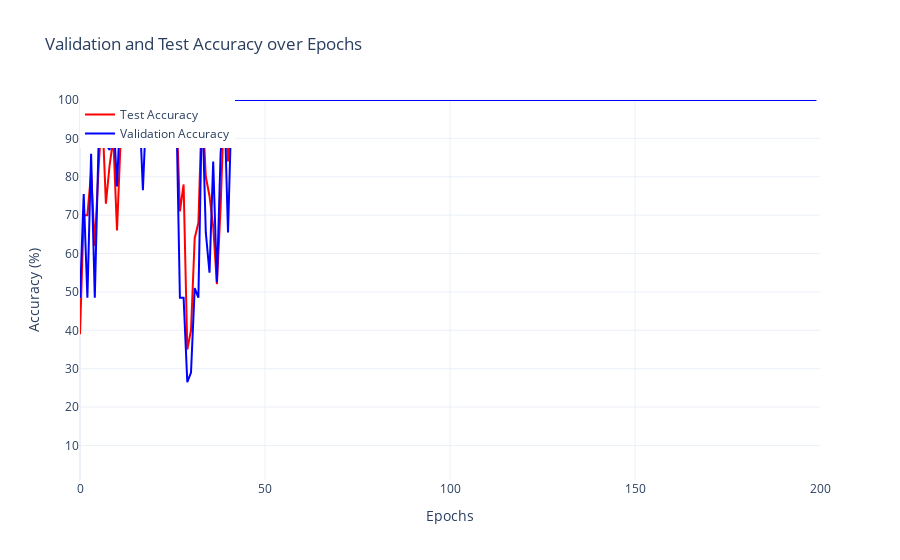

The cell this chart's notebook holds for it:
### Code cell
# Function to plot accuracies using Matplotlib
def plot_accuracies_matplotlib(num_epochs, test_accuracies, validation_accuracies, unique_folder_name):
    sns.set_style('whitegrid')
    plt.figure(figsize=(14, 6))
    cmap = plt.get_cmap('bwr')(np.linspace(0.1, 0.9, 2))
    plt.plot(range(num_epochs), test_accuracies, label='Test Accuracy', color=cmap[1])
    plt.plot(range(num_epochs), validation_accuracies, label='Validation Accuracy', color=cmap[0])
    plt.xlabel('Epochs')
    plt.ylabel('Accuracy (%)')
    plt.title('Validation and Test Accuracy over Epochs')
    plt.ylim(1, 100)
    plt.xlim(0, num_epochs)
    plt.legend(shadow=True)
    sns.despine()
    plt.tight_layout()
    plt.savefig(os.path.join(unique_folder_name, 'accuracy_plot.png'), dpi=600)
    plt.close()
# Function to plot accuracies using Plotly
def plot_accuracies_plotly(num_epochs, test_accuracies, validation_accuracies, unique_folder_name):
    fig_plotly = go.Figure()

    fig_plotly.add_trace(go.Scatter(
        x=list(range(num_epochs)),
        y=test_accuracies,
        mode='lines',
        name='Test Accuracy',
        line=dict(color='red')
    ))

    fig_plotly.add_trace(go.Scatter(
        x=list(range(num_epochs)),
        y=validation_accuracies,
        mode='lines',
        name='Validation Accuracy',
        line=dict(color='blue')
    ))

    fig_plotly.update_layout(
        title='Validation and Test Accuracy over Epochs',
        xaxis_title='Epochs',
        xaxis=dict(range=[0, num_epochs]),
        yaxis_title='Accuracy (%)',
        yaxis=dict(range=[1, 100]),
        legend=dict(x=0, y=1, traceorder='normal'),
        template='plotly_white'
    )
    fig_plotly.show()
    pio.write_html(fig_plotly, file=os.path.join(unique_folder_name, 'interactive_accuracy_plot.html'))
# Plot accuracies
plot_accuracies_matplotlib(num_epochs, test_accuracies, validation_accuracies, unique_folder_name)
plot_accuracies_plotly(num_epochs, test_accuracies, validation_accuracies, unique_folder_name)

### Figure 1 — Plotly figure (JSON) as saved in the notebook; plotly's stock layout.template omitted (floating-point values rounded to 4 significant figures; data arrays with more than 128 entries replaced by an {"elided": "..."} marker saying what was removed)
{"data": [{"line": {"color": "red"}, "mode": "lines", "name": "Test Accuracy", "type": "scatter", "x": {"elided": "200 int values"}, "y": {"elided": "200 int values"}}, {"line": {"color": "blue"}, "mode": "lines", "name": "Validation Accuracy", "type": "scatter", "x": {"elided": "200 int values"}, "y": {"elided": "200 float values"}}], "layout": {"legend": {"traceorder": "normal", "x": 0, "y": 1}, "title": {"text": "Validation and Test Accuracy over Epochs"}, "xaxis": {"range": [0, 200], "title": {"text": "Epochs"}}, "yaxis": {"range": [1, 100], "title": {"text": "Accuracy (%)"}}}}
